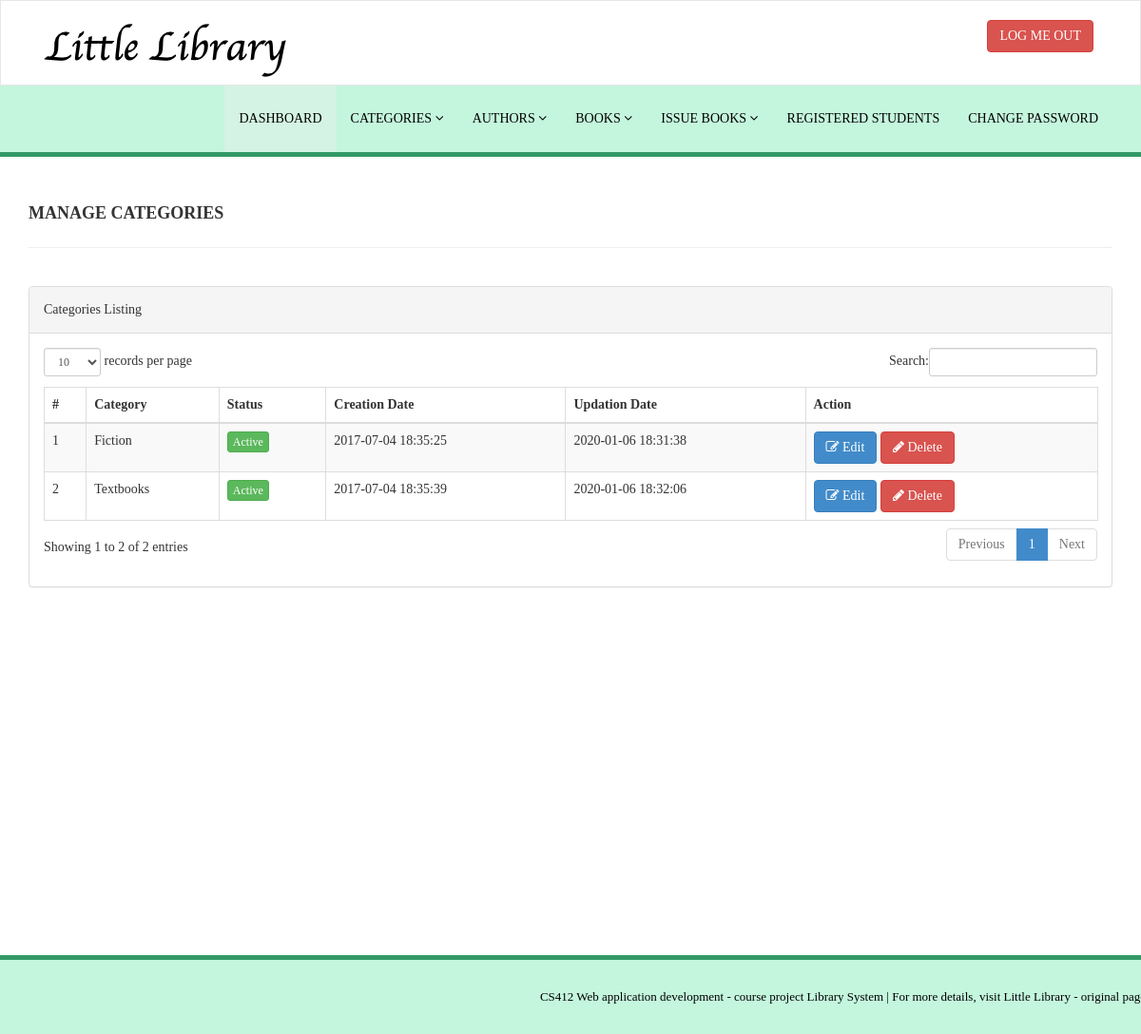
Page /library/admin/manage-categories.php (signed in) on the committed database.
### tables this page shows
CREATE TABLE `tblcategory` (
  `id` int(11) NOT NULL,
  `CategoryName` varchar(150) DEFAULT NULL,
  `Status` int(1) DEFAULT NULL,
  `CreationDate` timestamp NULL DEFAULT CURRENT_TIMESTAMP,
  `UpdationDate` timestamp NULL DEFAULT '0000-00-00 00:00:00' ON UPDATE CURRENT_TIMESTAMP
);

### library/admin/manage-categories.php (the view, shortened to what this page needs)
<?php
include('includes/config.php');
if(strlen($_SESSION['alogin'])==0)
    {
header('location:index.php');
}
else{
    ?>
<!DOCTYPE html>
<html xmlns="http://www.w3.org/1999/xhtml">
<head>
    <link href="assets/css/bootstrap.css" rel="stylesheet" />
    <link href="assets/css/font-awesome.css" rel="stylesheet" />
    <link href="assets/js/dataTables/dataTables.bootstrap.css" rel="stylesheet" />
    <link href="assets/css/style.css" rel="stylesheet" />
    <link href="assets/css/cstyle.css" rel="stylesheet" />
</head>
<body>
<?php include('includes/header.php');?>
    <div class="content-wrapper">
         <div class="container">
        <div class="row pad-botm">
            <div class="col-md-12">
                <h4 class="header-line">Manage Categories</h4>
    </div>
     <div class="row">
</div>
        </div>
            <div class="row">
                <div class="col-md-12">
                    <div class="panel panel-default">
                        <div class="panel-heading">
                           Categories Listing
                        </div>
                        <div class="panel-body">
                            <div class="table-responsive">
                                <table class="table table-striped table-bordered table-hover" id="dataTables-example">
                                    <thead>
                                        <tr>
                                            <th>#</th>
                                            <th>Category</th>
                                            <th>Status</th>
                                            <th>Creation Date</th>
                                            <th>Updation Date</th>
                                            <th>Action</th>
                                        </tr>
                                    </thead>
                                    <tbody>
<?php $sql = "SELECT * from  tblcategory";
$query = $dbh -> prepare($sql);
$query->execute();
$results=$query->fetchAll(PDO::FETCH_OBJ);
$cnt=1;
if($query->rowCount() > 0)
{
foreach($results as $result)
{               ?>
                                        <tr class="odd gradeX">
                                            <td class="center"><?php echo htmlentities($cnt);?></td>
                                            <td class="center"><?php echo htmlentities($result->CategoryName);?></td>
                                            <td class="center"><?php if($result->Status==1) {?>
                                            <a href="#" class="btn btn-success btn-xs">Active</a>
                                            <?php } else {?>
                                            <a href="#" class="btn btn-danger btn-xs">Inactive</a>
                                            <?php } ?></td>
                                            <td class="center"><?php echo htmlentities($result->CreationDate);?></td>
                                            <td class="center"><?php echo htmlentities($result->UpdationDate);?></td>
                                            <td class="center">
                                            <a href="edit-category.php?catid=<?php echo htmlentities($result->id);?>"><button class="btn btn-primary"><i class="fa fa-edit "></i> Edit</button>
                                          <a href="manage-categories.php?del=<?php echo htmlentities($result->id);?>" onclick="return confirm('Are you sure you want to delete?');"" >  <button class="btn btn-danger"><i class="fa fa-pencil"></i> Delete</button>
                                            </td>
                                        </tr>
 <?php $cnt=$cnt+1;}} ?>
                                    </tbody>
                                </table>
                            </div>
                        </div>
                    </div>
                </div>
            </div>
    </div>
    </div>
  <?php include('includes/footer.php');?>
</body>
</html>
<?php } ?>

### library/admin/assets/css/style.css (style rules this page uses)
.content-wrapper { margin-top: 40px; min-height:800px; padding-bottom:90px; }
.header-line { font-weight:900; padding-bottom:25px; border-bottom:1px solid #1a0000; text-transform:uppercase; }
.pad-botm { padding-bottom:30px; }

### library/admin/assets/css/cstyle.css (style rules this page uses)
body { font-family: 'Times New Roman', sans-serif; line-height:28px; }
.content-wrapper { margin-top: 40px; min-height:800px; padding-bottom:90px; }
.header-line { font-weight:900; padding-bottom:25px; border-bottom:1px solid #eeeeee; text-transform:uppercase; }
.pad-botm { padding-bottom:30px; }

### rows in the picture
tblcategory: CategoryName "Fiction", Status "Active", CreationDate "2017-07-04 18:35:25", UpdationDate "2020-01-06 18:31:38"
tblcategory: CategoryName "Textbooks", Status "Active", CreationDate "2017-07-04 18:35:39", UpdationDate "2020-01-06 18:32:06"
